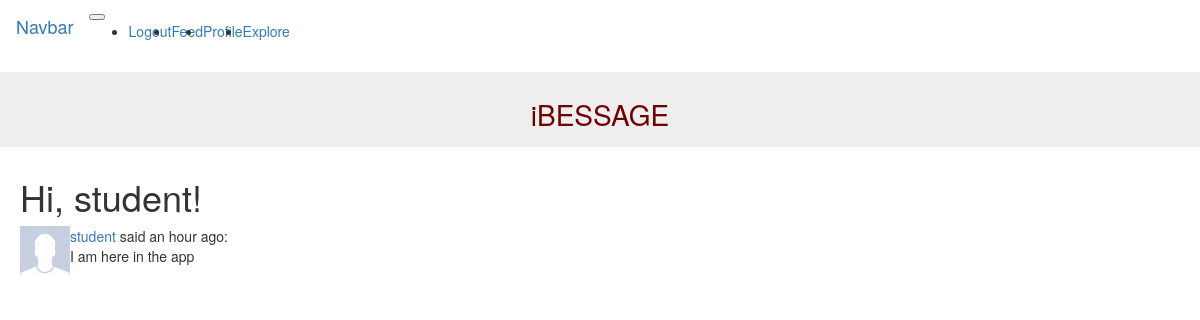
The page /explore (signed in) on the database as committed earlier.
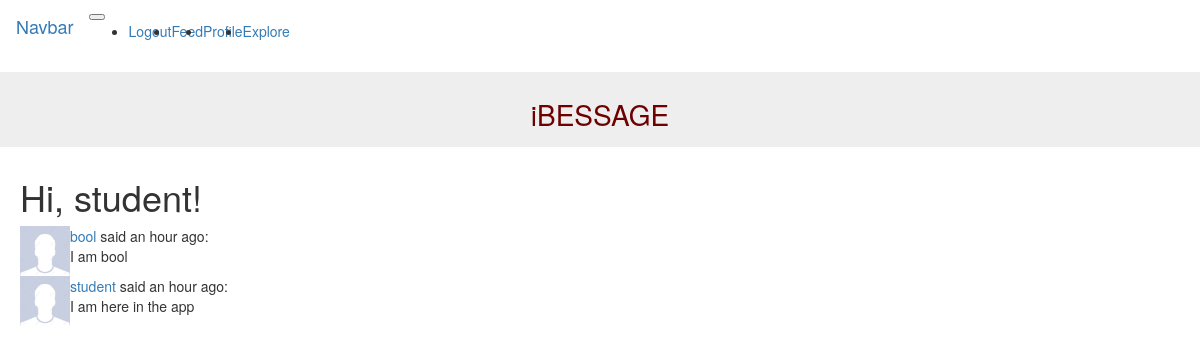
The same page on the database as committed later.
### app/models.py (models this page shows, shortened)
class User(UserMixin, db.Model):
    id = db.Column(db.Integer, primary_key=True)
    username = db.Column(db.String(64), index=True, unique=True)
    email = db.Column(db.String(120), index=True, unique=True)
    password_hash = db.Column(db.String(128))
    posts = db.relationship('Post', backref='author', lazy='dynamic')
    followed = db.relationship(
        'User', secondary=followers,
        primaryjoin=(followers.c.follower_id == id),
        secondaryjoin=(followers.c.followed_id == id),
        backref=db.backref('followers', lazy='dynamic'), lazy='dynamic')

class Post(db.Model):
    id = db.Column(db.Integer, primary_key=True)
    body = db.Column(db.String(140))
    timestamp = db.Column(db.DateTime, index=True, default=datetime.utcnow)
    user_id = db.Column(db.Integer, db.ForeignKey('user.id'))

### app/routes.py (the view)
@app.route('/explore')
@login_required
def explore():
    posts = Post.query.order_by(Post.timestamp.desc()).all()
    return render_template('index.html', title='Explore', posts=posts)

### app/models.py (called while the page is built)
@login.user_loader
def load_user(id):
    return User.query.get(int(id))

### app/templates/index.html (shortened to what this page needs)
{% extends "base.html" %}
{% import 'bootstrap/wtf.html' as wtf %}
{% block appcontent %}
  <h1>Hi, {{ current_user.username }}!</h1>
  {% for post in posts %}
      {% include '_post.html' %}
  {% endfor %}
{% endblock %}

### app/templates/base.html (shortened to what this page needs)
{% extends 'bootstrap/base.html' %}
{% block styles %}
{{ super() }}
  <link rel="stylesheet" href="{{ url_for('static', filename='custom.css') }}" />
{% endblock %}
{% block navbar %}
<nav class="navbar navbar-expand-sm bg-dark navbar-dark">
  <a class="navbar-brand" href="#">Navbar</a>
  <button class="navbar-toggler" type="button" data-toggle="collapse" data-target="#collapsibleNavbar">
  </button>
  <div class="collapse navbar-collapse" id="collapsibleNavbar">
    <ul class="navbar-nav">
    {% if current_user.is_anonymous %}
      <li class="nav-item">
        <a class="nav-link" <a href="{{ url_for('login') }}">Login</a>
      </li>
      {% else %}
      <li class="nav-item">
        <a class="nav-link" href="{{ url_for('logout') }}">Logout</a>
      </li>
      <li class="nav-item">
        <a class="nav-link" href="{{ url_for('index') }}">Feed</a>
      </li>
      <li class="nav-item">
        <a class="nav-link" href="{{ url_for('profile') }}">Profile</a>
      </li>
      <li class="nav-item">
        <a href="{{ url_for('explore') }}">Explore</a>
      </li>
      {% endif %}
    </ul>
  </div>
</nav>
{% endblock %}
{% block content %}
  <div class="jumbotron text-center">
    <h1>iBESSAGE</h1>
  </div>
<div class="appcontent">
{% block appcontent %}{% endblock %}
{% endblock %}

### app/templates/_post.html
<table>
    <tr valign="top">
        <td><img src="/static/avatar.jpg" width="50" height="50"></td>
        <td>
          <a href="{{ url_for('user', username=post.author.username) }}">
              {{ post.author.username }}
          </a>
            said {{ moment(post.timestamp).fromNow() }}:
                <br>
                {{ post.body }}
        </td>
    </tr>
</table>

### app/static/custom.css (style rules this page uses)
.appcontent { padding-left: 20px; }
nav { padding-left: 0px; }

Rows that differ between the two databases and show on the page:
added Post: author.username "bool", timestamp "an hour ago", body "I am bool"
